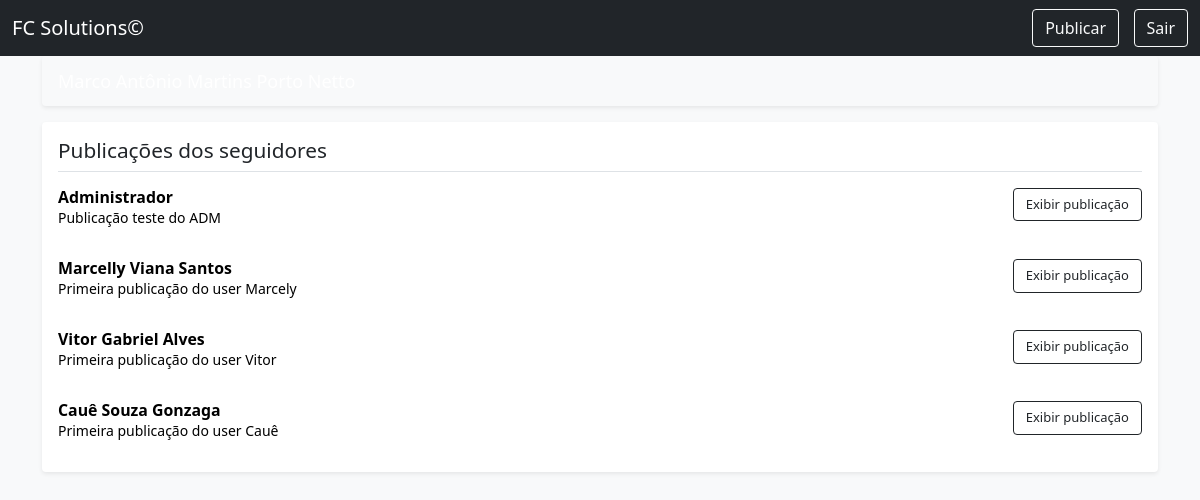
The app's page /inicio/ (signed in), older data.
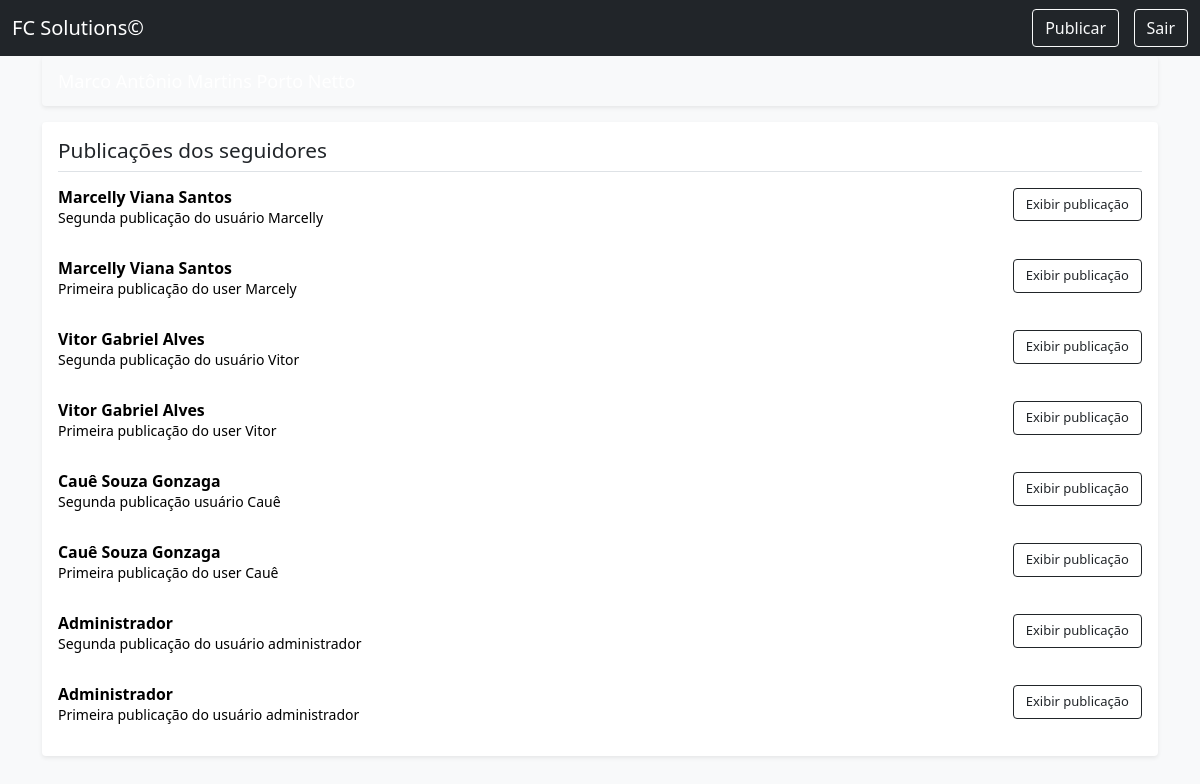
The same page, newer data.
### microblog/models.py (models this page shows, shortened)
class Post(models.Model):
    autor = models.ForeignKey(Pessoa, on_delete=models.CASCADE, verbose_name="Autor")
    conteudo = models.CharField(max_length=200)
    data = models.DateTimeField(auto_now_add=True)
    class Meta:
        ordering = ("-data",)

class Pessoa(models.Model):
    usuario = models.OneToOneField(User, on_delete=models.CASCADE, verbose_name='Usuário', unique=True)
    nome = models.CharField(max_length=150)
    seguindo = models.ManyToManyField(User, blank=True, related_name='seguindo') #releted_name é pra n usar _set.all
    def get_seguidores(self):
        return self.seguindo.all()

### microblog/views.py (the view)
# urls.py: path('inicio/', pagina_inicial, name="index"),
def pagina_inicial(request): #Mostra a página inicial do usuário logado
    usuario = request.user
    posts = []
    if usuario.is_authenticated:
        usuario = Pessoa.objects.get(usuario = usuario)
        for s in usuario.get_seguidores():
            seguidor = Pessoa.objects.get(usuario = s)
            if seguidor != usuario:
                for p in seguidor.post_set.all():
                    if len(posts) < 30:
                        posts.append(p)
    return render(request, 'microblog/pagina_inicial.html', {'usuario' : usuario, 'posts' : posts})

### microblog/templates/microblog/pagina_inicial.html (shortened to what this page needs)
<!DOCTYPE html>
<html lang="pt-br">
  <head>
    <link
      href="https://cdn.jsdelivr.net/npm/bootstrap@5.1.3/dist/css/bootstrap.min.css"
      rel="stylesheet"
    />
    <link
      href="https://getbootstrap.com/docs/5.1/examples/offcanvas-navbar/offcanvas.css"
      rel="stylesheet"
    />
  </head>
  <body class="bg-light">
    {% if user.is_authenticated %}
      <nav
        class="navbar navbar-expand-lg fixed-top navbar-dark bg-dark"
        aria-label="Main navigation"
      >
        <div class="container-fluid">
          <a class="navbar-brand" href="http://localhost:8000/inicio"
            >FC Solutions©</a
          >
          <a href="http://localhost:8000/post"
            ><button
              class="btn btn-outline-light"
              type="submit"
              style="margin-inline: 0.9em"
            >
              Publicar
            </button>
          </a>
          <a href="http://localhost:8000/conta/logout"
            ><button class="btn btn-outline-light" type="submit">Sair</button>
          </a>
        </div>
      </nav>
      <div class="nav-scroller bg-body shadow-sm">
        <nav class="nav nav-underline" aria-label="Secondary navigation">
          <a
            class="nav-link active"
            aria-current="page"
            href="http://localhost:8000/inicio"
            >Página Inicial</a
          >
          <a class="nav-link" href="http://localhost:8000/perfil">Perfil</a>
        </nav>
      </div>
      <main class="container">
        <div
          class="d-flex align-items-center p-3 my-3 text-white bg-purple rounded shadow-sm"
        >
          <div class="lh-1">
            <h1 class="h6 mb-0 text-white lh-1" style="font-size: large">
            </h1>
          </div>
        </div>
        <div class="my-3 p-3 bg-body rounded shadow-sm">
          <h6 class="border-bottom pb-2 mb-0" style="font-size: 1.3em">
            Publicações dos seguidores
          </h6>
          {% for p in posts %}
          <div class="d-flex text-muted pt-3">
            <p class="pb-3 mb-0 small lh-sm" style="color: #000000">
              <a
                style="color: #6c757d; text-decoration: none; font-size: 1.1em"
                aria-current="page"
                href="http://localhost:8000/{{p.autor.usuario}}"
                ><strong
                  class="d-block text-gray-dark"
                  style="
                    color: #000000;
                    text-decoration: none;
                    font-size: 1.03em;
                    font-weight: bolder;
                    width: 50em;
                  "
                >
                  {{ p.autor.nome }}
                </strong></a
              >
              {{ p.conteudo }}
            </p>
            <div
              class="navbar-collapse offcanvas-collapse"
              id="navbarsExampleDefault"
            ></div>
            <a href="http://localhost:8000/publicacao/{{ p.id }}">
              <button
                class="btn btn-outline-dark"
                style="width: max-content; font-size: small"
                type="submit"
              >
                Exibir publicação
              </button></a
            >
          </div>
          {% endfor %}
        </div>
      </main>
    {% endif %}
  </body>
</html>

Row changes from the older to the newer data that the page shows:
removed Post: autor.nome "Administrador", conteudo "Publicação teste do ADM"
added Post: autor.nome "Marcelly Viana Santos", conteudo "Segunda publicação do usuário Marcelly"
added Post: autor.nome "Vitor Gabriel Alves", conteudo "Segunda publicação do usuário Vitor"
added Post: autor.nome "Cauê Souza Gonzaga", conteudo "Segunda publicação usuário Cauê"
added Post: autor.nome "Administrador", conteudo "Segunda publicação do usuário administrador"
added Post: autor.nome "Administrador", conteudo "Primeira publicação do usuário administrador"
